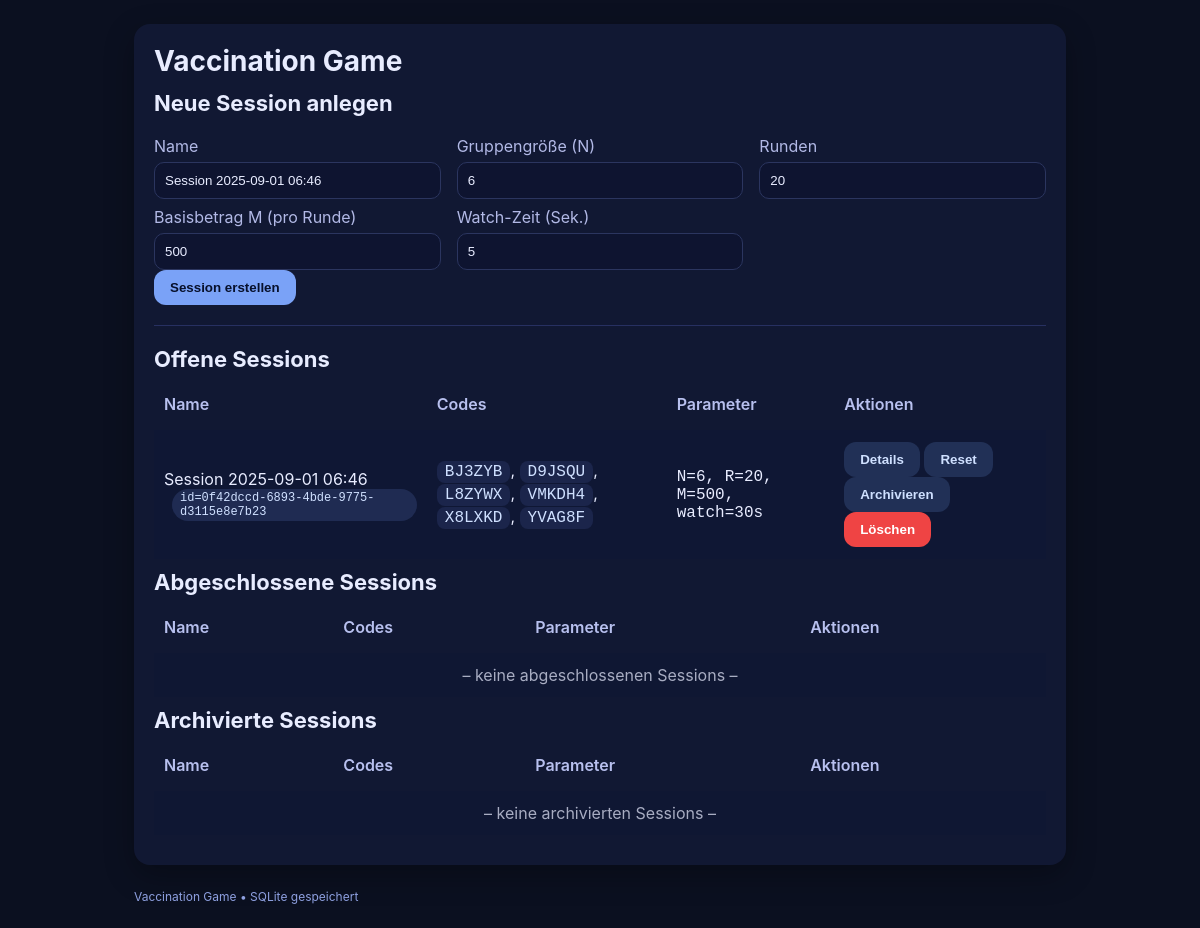
/admin (signed in), run on the app's committed database.
### tables this page shows
CREATE TABLE participants (
        id TEXT PRIMARY KEY, session_id TEXT, code TEXT UNIQUE, theta REAL, lambda REAL, alias TEXT,
        joined INTEGER DEFAULT 0, current_round INTEGER DEFAULT 1, balance REAL DEFAULT 0, created_at TEXT, completed INTEGER DEFAULT 0, join_number INTEGER, ptype INTEGER);

### app.py (the view, shortened to what this page needs)
@app.route("/admin", methods=["GET", "POST"])
def admin():
    if not require_admin(): return redirect(url_for("admin_login"))
    con = db()
    rows = con.execute("SELECT * FROM sessions ORDER BY created_at DESC").fetchall()
    sessions_active, sessions_done, sessions_arch = [], [], []
    for s in rows:
        ps = con.execute("SELECT code FROM participants WHERE session_id=? ORDER BY code", (s["id"],)).fetchall()
        sdict = {**dict(s), "participants": [dict(p) for p in ps]}
        if s["archived"]:
            sessions_arch.append(sdict)
        else:
            if _session_done(con, s["id"]): sessions_done.append(sdict)
            else: sessions_active.append(sdict)
    now = datetime.datetime.now().strftime("%Y-%m-%d %H:%M")
    return render_template("admin.html", sessions_active=sessions_active, sessions_done=sessions_done, sessions_arch=sessions_arch, now=now, admin_tab_guard=True)

### app.py (called while the page is built)
def db():
    c = sqlite3.connect(DB_PATH, check_same_thread=False)
    c.row_factory = sqlite3.Row
    c.execute("PRAGMA journal_mode=WAL;")
    c.execute("PRAGMA busy_timeout=8000;")
    c.execute("PRAGMA foreign_keys=ON;")
    return c

@app.before_request
def load_participant():
    pid = flask_session.get("participant_id")
    g.participant = None
    if pid:
        con = db()
        g.participant = con.execute("SELECT * FROM participants WHERE id=?", (pid,)).fetchone()

def require_admin(): return bool(flask_session.get("admin_ok"))

def _session_done(con, sid):
    row = con.execute("SELECT group_size, rounds FROM sessions WHERE id=?", (sid,)).fetchone()
    if not row: return False
    grp = row["group_size"]; rmax = row["rounds"]
    cnt = con.execute("SELECT COUNT(*) c FROM participants WHERE session_id=? AND current_round > ?", (sid, rmax)).fetchone()["c"]
    return cnt >= grp

### templates/admin.html (shortened to what this page needs)
{% extends "base.html" %}
{% block content %}
<h2>Neue Session anlegen</h2>
<form method="post">
  <div class="grid grid-3">
    <div>
      <label>Name</label>
      <input type="text" name="name" value="Session {{ now }}" required>
    </div>
    <div>
      <label>Gruppengröße (N)</label>
      <input type="number" name="group_size" value="6" min="1" max="20" required>
    </div>
    <div>
      <label>Runden</label>
      <input type="number" name="rounds" value="20" min="1" max="200" required>
    </div>
  </div>
  <div class="grid grid-3">
    <div>
      <label>Basisbetrag M (pro Runde)</label>
      <input type="number" name="base_payout" value="500" step="1" required>
    </div>
    <div>
      <label>Watch-Zeit (Sek.)</label>
      <input type="number" name="watch_time" value="5" step="1" min="1" required>
    </div>
    <div></div>
  </div>
  <button type="submit">Session erstellen</button>
</form>
<hr>
<h2>Offene Sessions</h2>
<table class="table">
  <tr><th>Name</th><th>Codes</th><th>Parameter</th><th>Aktionen</th></tr>
  {% for s in sessions_active %}
    <tr>
      <td>
        {{ s['name'] }}
        <div class="badge mono">id={{ s['id'] }}</div>
      </td>
      <td>
        {% for p in s['participants'] %}
          <span class="kbd mono">{{ p['code'] }}</span>{% if not loop.last %}, {% endif %}
        {% endfor %}
      </td>
      <td class="mono">
        N={{ s['group_size'] }}, R={{ s['rounds'] }}, M={{ '%.0f'|format(s['starting_balance']) }}, watch={{ s['watch_time'] }}s
      </td>
      <td>
        <a href="/admin/session/{{ s['id'] }}"><button class="secondary">Details</button></a>
        <form method="post" action="/admin/reset_session" style="display:inline"
              onsubmit="return confirm('Session wirklich RESETTEN? Entscheidungen werden gelöscht, Spieler starten in Runde 1.');">
          <button class="secondary">Reset</button>
        </form>
        <form method="post" action="/admin/archive_session" style="display:inline"
              onsubmit="return confirm('Session ARCHIVIEREN und beenden? Alle Daten ins Archiv kopieren.');">
          <button class="secondary">Archivieren</button>
        </form>
        <form method="post" action="/admin/delete_session" style="display:inline"
              onsubmit="return confirm('Session LÖSCHEN? Nicht rückgängig!');">
          <button style="background:#ef4444;color:white;border-radius:12px;padding:10px 16px;border:0">Löschen</button>
        </form>
      </td>
    </tr>
  {% else %}
    <tr><td colspan="4" class="center" style="opacity:.7">– keine offenen Sessions –</td></tr>
  {% endfor %}
</table>
<h2>Abgeschlossene Sessions</h2>
<table class="table">
  <tr><th>Name</th><th>Codes</th><th>Parameter</th><th>Aktionen</th></tr>
  {% for s in sessions_done %}
    <tr>
      <td>
        {{ s['name'] }}
        <div class="badge mono">id={{ s['id'] }}</div>
      </td>
      <td>
        {% for p in s['participants'] %}
          <span class="kbd mono">{{ p['code'] }}</span>{% if not loop.last %}, {% endif %}
        {% endfor %}
      </td>
      <td class="mono">
        N={{ s['group_size'] }}, R={{ s['rounds'] }}, M={{ '%.0f'|format(s['starting_balance']) }}, watch={{ s['watch_time'] }}s
      </td>
      <td>
        <a href="/admin/session/{{ s['id'] }}"><button class="secondary">Details</button></a>
        <form method="post" action="/admin/archive_session" style="display:inline"
              onsubmit="return confirm('Session ARCHIVIEREN und beenden? Alle Daten ins Archiv kopieren.');">
          <input type="hidden" name="session_id" value="{{ s['id'] }}">
          <button class="secondary">Archivieren</button>
        </form>
        <form method="post" action="/admin/delete_session" style="display:inline"
              onsubmit="return confirm('Session LÖSCHEN? Nicht rückgängig!');">
          <input type="hidden" name="session_id" value="{{ s['id'] }}">
          <button style="background:#ef4444;color:white;border-radius:12px;padding:10px 16px;border:0">Löschen</button>
        </form>
      </td>
    </tr>
  {% else %}
    <tr><td colspan="4" class="center" style="opacity:.7">– keine abgeschlossenen Sessions –</td></tr>
  {% endfor %}
</table>
<h2>Archivierte Sessions</h2>
<table class="table">
  <tr><th>Name</th><th>Codes</th><th>Parameter</th><th>Aktionen</th></tr>
  {% for s in sessions_arch %}
    <tr>
      <td>
        {{ s['name'] }}
        <div class="badge mono">id={{ s['id'] }}</div>
        <div class="badge" style="background:#1b3a2a">archiviert</div>
      </td>
      <td>
        {% for p in s['participants'] %}
          <span class="kbd mono">{{ p['code'] }}</span>{% if not loop.last %}, {% endif %}
        {% endfor %}
      </td>
      <td class="mono">
        N={{ s['group_size'] }}, R={{ s['rounds'] }}, M={{ '%.0f'|format(s['starting_balance']) }}, watch={{ s['watch_time'] }}s
      </td>
      <td>
        <a href="/admin/session/{{ s['id'] }}"><button class="secondary">Details</button></a>
        <form method="post" action="/admin/delete_session" style="display:inline"
              onsubmit="return confirm('Archivierte Session LÖSCHEN? Nicht rückgängig!');">
          <input type="hidden" name="session_id" value="{{ s['id'] }}">
          <button style="background:#ef4444;color:white;border-radius:12px;padding:10px 16px;border:0">Löschen</button>
        </form>
      </td>
    </tr>
  {% else %}
    <tr><td colspan="4" class="center" style="opacity:.7">– keine archivierten Sessions –</td></tr>
  {% endfor %}
</table>
{% endblock %}

### templates/base.html (shortened to what this page needs)
<!doctype html>
<html lang="de">
  <head>
    <link rel="stylesheet" href="{{ url_for('static', filename='style.css') }}">
  </head>
  <body>
    <div class="container">
      <div class="card">
        <h1>{{ title or "Vaccination Game" }}</h1>
        {% block content %}{% endblock %}
      </div>
      <footer>Vaccination Game • SQLite gespeichert</footer>
    </div>
  </body>
</html>

### static/style.css (style rules this page uses)
:root { --bg:#0b1020;--card:#111833;--ink:#e8ecff;--muted:#b2b9e6;--accent:#7aa2f7;--ok:#32d583;--warn:#f59f00;--bad:#ef4444 }
* { box-sizing:border-box }
body { margin:0;font-family:Inter,ui-sans-serif,system-ui,-apple-system; background:var(--bg); color:var(--ink) }
.container { max-width:980px;margin:0 auto;padding:24px }
.card { background:var(--card);border-radius:16px;padding:20px;box-shadow:0 10px 30px rgba(0,0,0,.3) }
h1,h2,h3 { margin:0 0 12px }
h1 { font-size:28px }
h2 { font-size:22px }
label { display:block;margin:8px 0 6px;color:var(--muted) }
input[type=text],input[type=number],input[type=password],select { width:100%;padding:10px;border-radius:10px;border:1px solid #2b355f;background:#0e1430;color:#e8ecff }
button { padding:10px 16px;border-radius:12px;border:0;background:var(--accent);color:#07102b;cursor:pointer;font-weight:600 }
button.secondary { background:#213056;color:#cfe0ff }
.grid { display:grid;gap:16px }
.grid-3 { grid-template-columns:repeat(3,1fr) }
.kbd { display:inline-block;border-radius:8px;padding:2px 8px;background:#1b254b;color:#cfe0ff }
.badge { display:inline-block;padding:2px 8px;border-radius:999px;font-size:12px;background:#1f2b52;color:#cfe0ff;margin-left:8px }
.table { width:100%;border-collapse:separate;border-spacing:0 10px }
.table th { color:#b8c0ef;text-align:left;font-weight:600;padding:0 10px 6px }
.table td { background:#0f1734;padding:12px 10px }
.center { text-align:center }
.mono { font-family:ui-monospace, SFMono-Regular, Menlo, Monaco, Consolas, 'Liberation Mono' }
hr { border:none;border-top:1px solid #273061;margin:20px 0 }
footer { margin-top:24px;color:#8ea0e0;font-size:12px }
a { color:#a1c4ff }

### data on the page
participants: code "BJ3ZYB"
participants: code "D9JSQU"
participants: code "L8ZYWX"
participants: code "VMKDH4"
participants: code "X8LXKD"
participants: code "YVAG8F"

### other printed values
{{ title or "Vaccination Game" }} "Vaccination Game"
{{ s['name'] }} "Session 2025-09-01 06:46"
{{ s['id'] }} "0f42dccd-6893-4bde-9775-d3115e8e7b23"
{{ s['group_size'] }} "6"
{{ s['rounds'] }} "20"
{{ '%.0f'|format(s['starting_balance']) }} "500"
{{ s['watch_time'] }} "30"
